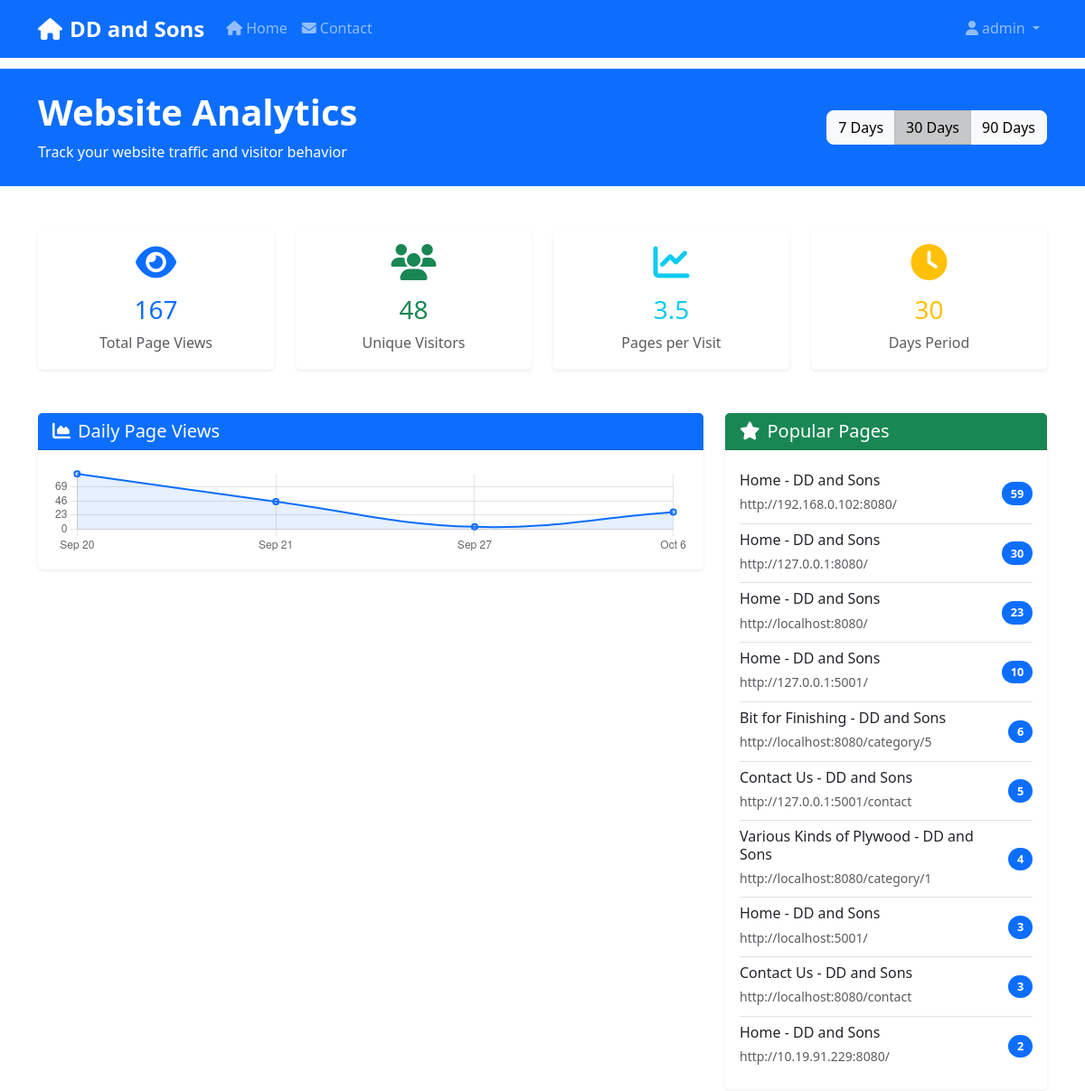
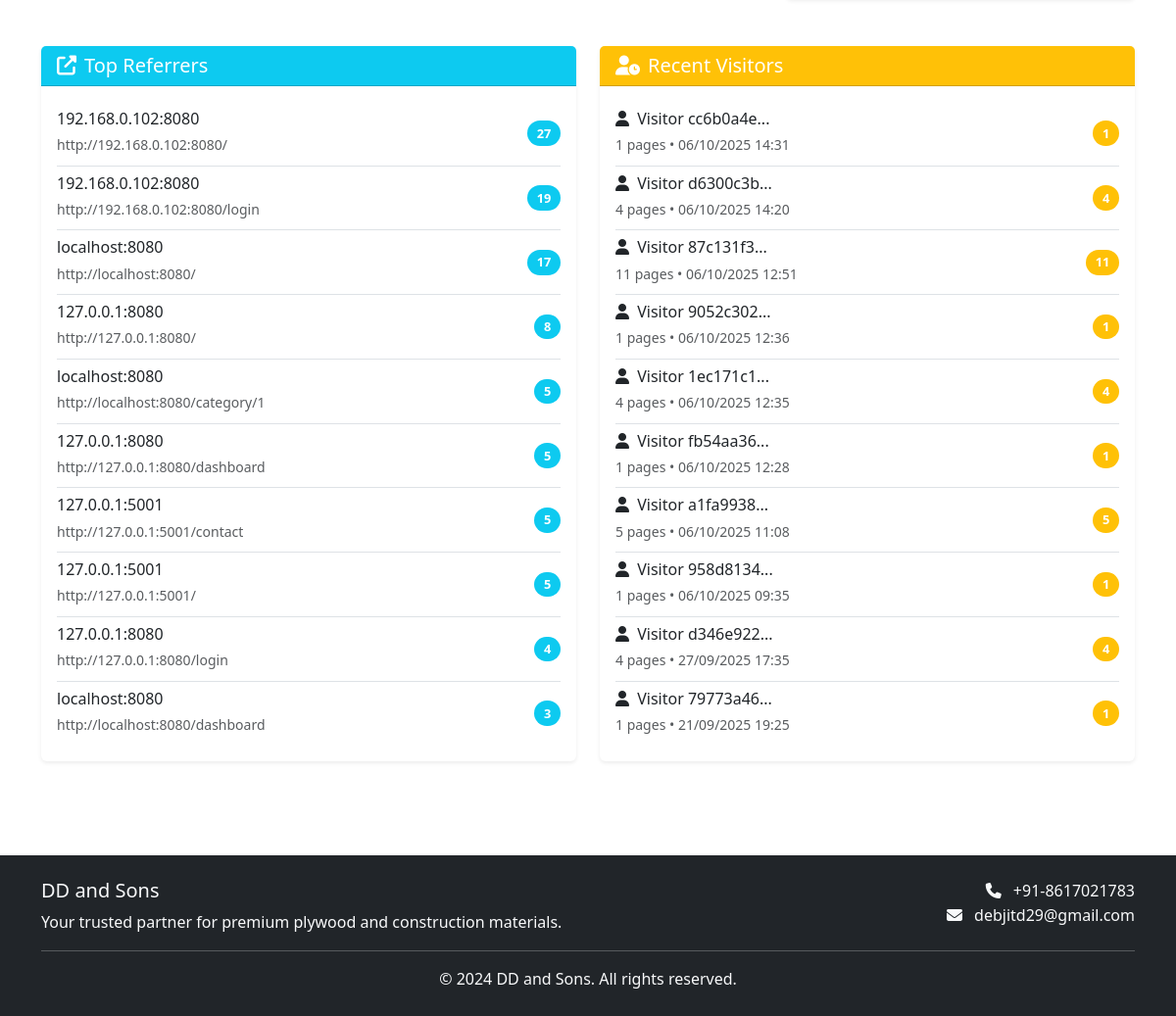
/admin/analytics (signed in), run on the app's committed database (2 pictures, top to bottom).
### app.py (models this page shows)
class PageView(db.Model):
    id = db.Column(db.Integer, primary_key=True)
    page_url = db.Column(db.String(500), nullable=False)
    page_title = db.Column(db.String(200))
    user_agent = db.Column(db.Text)
    ip_address = db.Column(db.String(45))
    referrer = db.Column(db.String(500))
    session_id = db.Column(db.String(100))
    created_at = db.Column(db.DateTime, default=datetime.utcnow)

class VisitorSession(db.Model):
    id = db.Column(db.Integer, primary_key=True)
    session_id = db.Column(db.String(100), unique=True, nullable=False)
    ip_address = db.Column(db.String(45))
    user_agent = db.Column(db.Text)
    first_visit = db.Column(db.DateTime, default=datetime.utcnow)
    last_visit = db.Column(db.DateTime, default=datetime.utcnow)
    page_views = db.Column(db.Integer, default=1)
    is_bot = db.Column(db.Boolean, default=False)
    country = db.Column(db.String(100))
    city = db.Column(db.String(100))

### app.py (the view)
@app.route('/admin/analytics')
@login_required
def analytics():
    days = request.args.get('days', 30, type=int)
    analytics_data = get_analytics_data(days)
    recent_visitors = VisitorSession.query.filter(
        VisitorSession.is_bot == False
    ).order_by(VisitorSession.last_visit.desc()).limit(20).all()
    return render_template('admin/analytics.html',
                         analytics=analytics_data,
                         recent_visitors=recent_visitors,
                         days=days)

### app.py (called while the page is built)
@app.before_request
def log_request_info():
    client_ip = get_client_ip()
    logger.info(f"Request: {request.method} {request.url} from IP: {client_ip}")

@app.after_request
def log_response_info(response):
    client_ip = get_client_ip()
    logger.info(f"Response: {response.status_code} for {request.method} {request.url} from IP: {client_ip}")
    return response

def get_client_ip():
    if request.headers.get('X-Forwarded-For'):
        return request.headers.get('X-Forwarded-For').split(',')[0].strip()
    elif request.headers.get('X-Real-IP'):
        return request.headers.get('X-Real-IP')
    else:
        return request.remote_addr

def login_required(f):
    from functools import wraps
    @wraps(f)
    def decorated_function(*args, **kwargs):
        if 'user_id' not in session:
            logger.warning(f"Unauthorized access attempt to {request.endpoint} from IP: {get_client_ip()}")
            flash('Please log in to access this page.', 'error')
            return redirect(url_for('login'))
        user = User.query.get(session['user_id'])
        if not user:
            logger.warning(f"Session user not found for user_id: {session['user_id']} from IP: {get_client_ip()}")
            session.clear()
            flash('Session expired. Please log in again.', 'error')
            return redirect(url_for('login'))
        return f(*args, **kwargs)
    return decorated_function

### templates/admin/analytics.html (shortened to what this page needs)
{% extends "base.html" %}
{% block content %}
<section class="py-4 bg-primary text-white">
    <div class="container">
        <div class="row align-items-center">
            <div class="col-lg-8">
                <h1 class="display-6 fw-bold mb-2">Website Analytics</h1>
                <p class="mb-0">Track your website traffic and visitor behavior</p>
            </div>
            <div class="col-lg-4 text-lg-end">
                <div class="btn-group" role="group">
                    <a href="{{ url_for('analytics', days=7) }}"
                       class="btn btn-light {{ 'active' if days == 7 else '' }}">7 Days</a>
                    <a href="{{ url_for('analytics', days=30) }}"
                       class="btn btn-light {{ 'active' if days == 30 else '' }}">30 Days</a>
                    <a href="{{ url_for('analytics', days=90) }}"
                       class="btn btn-light {{ 'active' if days == 90 else '' }}">90 Days</a>
                </div>
            </div>
        </div>
    </div>
</section>
<section class="py-5">
    <div class="container">
        <div class="row g-4 mb-5">
            <div class="col-md-3">
                <div class="card text-center border-0 shadow-sm">
                    <div class="card-body">
                        <i class="fas fa-eye text-primary display-6 mb-3"></i>
                        <h3 class="text-primary">{{ analytics.total_views or 0 }}</h3>
                        <p class="text-muted mb-0">Total Page Views</p>
                    </div>
                </div>
            </div>
            <div class="col-md-3">
                <div class="card text-center border-0 shadow-sm">
                    <div class="card-body">
                        <i class="fas fa-users text-success display-6 mb-3"></i>
                        <h3 class="text-success">{{ analytics.unique_visitors or 0 }}</h3>
                        <p class="text-muted mb-0">Unique Visitors</p>
                    </div>
                </div>
            </div>
            <div class="col-md-3">
                <div class="card text-center border-0 shadow-sm">
                    <div class="card-body">
                        <i class="fas fa-chart-line text-info display-6 mb-3"></i>
                        <h3 class="text-info">
                            {% if analytics.unique_visitors > 0 %}
                                {{ "%.1f"|format(analytics.total_views / analytics.unique_visitors) }}
                            {% else %}
                                0
                            {% endif %}
                        </h3>
                        <p class="text-muted mb-0">Pages per Visit</p>
                    </div>
                </div>
            </div>
            <div class="col-md-3">
                <div class="card text-center border-0 shadow-sm">
                    <div class="card-body">
                        <i class="fas fa-clock text-warning display-6 mb-3"></i>
                        <h3 class="text-warning">{{ days }}</h3>
                        <p class="text-muted mb-0">Days Period</p>
                    </div>
                </div>
            </div>
        </div>
        <div class="row g-4">
            <div class="col-lg-8">
                <div class="card border-0 shadow-sm">
                    <div class="card-header bg-primary text-white">
                        <h5 class="mb-0"><i class="fas fa-chart-area me-2"></i>Daily Page Views</h5>
                    </div>
                    <div class="card-body">
                        <canvas id="dailyViewsChart" height="100"></canvas>
                    </div>
                </div>
            </div>
            <div class="col-lg-4">
                <div class="card border-0 shadow-sm">
                    <div class="card-header bg-success text-white">
                        <h5 class="mb-0"><i class="fas fa-star me-2"></i>Popular Pages</h5>
                    </div>
                    <div class="card-body">
                        {% if analytics.popular_pages %}
                        <div class="list-group list-group-flush">
                            {% for page in analytics.popular_pages[:10] %}
                            <div class="list-group-item d-flex justify-content-between align-items-center px-0">
                                <div>
                                    <h6 class="mb-1">{{ page.title or page.url.split('/')[-1] or 'Home' }}</h6>
                                    <small class="text-muted">{{ page.url }}</small>
                                </div>
                                <span class="badge bg-primary rounded-pill">{{ page.views }}</span>
                            </div>
                            {% endfor %}
                        </div>
                        {% else %}
                        <p class="text-muted text-center">No page views recorded</p>
                        {% endif %}
                    </div>
                </div>
            </div>
        </div>
        <div class="row g-4 mt-4">
            <div class="col-lg-6">
                <div class="card border-0 shadow-sm">
                    <div class="card-header bg-info text-white">
                        <h5 class="mb-0"><i class="fas fa-external-link-alt me-2"></i>Top Referrers</h5>
                    </div>
                    <div class="card-body">
                        {% if analytics.referrers %}
                        <div class="list-group list-group-flush">
                            {% for referrer in analytics.referrers[:10] %}
                            <div class="list-group-item d-flex justify-content-between align-items-center px-0">
                                <div>
                                    <h6 class="mb-1">
                                        {% if referrer.referrer.startswith('http') %}
                                            {{ referrer.referrer.split('//')[1].split('/')[0] }}
                                        {% else %}
                                            {{ referrer.referrer }}
                                        {% endif %}
                                    </h6>
                                    <small class="text-muted">{{ referrer.referrer }}</small>
                                </div>
                                <span class="badge bg-info rounded-pill">{{ referrer.count }}</span>
                            </div>
                            {% endfor %}
                        </div>
                        {% else %}
                        <p class="text-muted text-center">No referrers recorded</p>
                        {% endif %}
                    </div>
                </div>
            </div>
            <div class="col-lg-6">
                <div class="card border-0 shadow-sm">
                    <div class="card-header bg-warning text-white">
                        <h5 class="mb-0"><i class="fas fa-user-clock me-2"></i>Recent Visitors</h5>
                    </div>
                    <div class="card-body">
                        {% if recent_visitors %}
                        <div class="list-group list-group-flush">
                            {% for visitor in recent_visitors[:10] %}
                            <div class="list-group-item d-flex justify-content-between align-items-center px-0">
                                <div>
                                    <h6 class="mb-1">
                                        <i class="fas fa-user me-1"></i>
                                        Visitor {{ visitor.session_id[:8] }}...
                                    </h6>
                                    <small class="text-muted">
                                        {{ visitor.page_views }} pages •
                                        {{ visitor.last_visit.strftime('%d/%m/%Y %H:%M') }}
                                    </small>
                                </div>
                                <span class="badge bg-warning rounded-pill">{{ visitor.page_views }}</span>
                            </div>
                            {% endfor %}
                        </div>
                        {% else %}
                        <p class="text-muted text-center">No recent visitors</p>
                        {% endif %}
                    </div>
                </div>
            </div>
        </div>
    </div>
</section>
{% endblock %}
{% block extra_js %}
<script>
document.addEventListener('DOMContentLoaded', function() {
    // Daily Views Chart
    const dailyViewsData = {{ analytics.daily_views | tojson }};
    const labels = dailyViewsData.map(item => {
        const date = new Date(item.date);
        return date.toLocaleDateString('en-US', { month: 'short', day: 'numeric' });
    });
    const views = dailyViewsData.map(item => item.views);
    const ctx = document.getElementById('dailyViewsChart').getContext('2d');
    new Chart(ctx, {
        type: 'line',
        data: {
            labels: labels,
            datasets: [{
                label: 'Page Views',
                data: views,
                borderColor: '#0d6efd',
                backgroundColor: 'rgba(13, 110, 253, 0.1)',
                borderWidth: 2,
                fill: true,
                tension: 0.4
            }]
        },
        options: {
            responsive: true,
            maintainAspectRatio: false,
            scales: {
                y: {
                    beginAtZero: true,
                    ticks: {
                        stepSize: 1
                    }
                }
            },
            plugins: {
                legend: {
                    display: false
                }
            }
        }
    });
    // Auto-refresh data every 5 minutes
    setInterval(function() {
        fetch('/api/analytics?days={{ days }}')
            .then(response => response.json())
            .then(data => {
                // Update the page with new data
                location.reload();
            })
            .catch(error => console.log('Error refreshing analytics:', error));
    }, 300000); // 5 minutes
});
</script>
{% endblock %}

### static/css/style.css (style rules this page uses)
body { font-family: 'Segoe UI', Tahoma, Geneva, Verdana, sans-serif; line-height: 1.6; }
.card { transition: transform 0.3s ease, box-shadow 0.3s ease; border: none; }
.btn { border-radius: 8px; font-weight: 500; transition: all 0.3s ease; }
.badge { font-size: 0.8rem; padding: 0.5em 0.75em; }
.card.text-center .display-6 { font-size: 2.5rem; font-weight: 700; }

### data on the page
PageView: page_title "Home - DD and Sons", url "http://192.168.0.102:8080/", views "59"
PageView: page_title "Home - DD and Sons", url "http://127.0.0.1:8080/", views "30"
PageView: page_title "Home - DD and Sons", url "http://127.0.0.1:5001/", views "10"
VisitorSession: session_id "cc6b0a4e", page_views "1", last_visit "06/10/2025 14:31"
VisitorSession: session_id "d6300c3b", page_views "4", last_visit "06/10/2025 14:20"
VisitorSession: session_id "87c131f3", page_views "11", last_visit "06/10/2025 12:51"
VisitorSession: session_id "9052c302", page_views "1", last_visit "06/10/2025 12:36"
VisitorSession: session_id "1ec171c1", page_views "4", last_visit "06/10/2025 12:35"
VisitorSession: session_id "fb54aa36", page_views "1", last_visit "06/10/2025 12:28"
VisitorSession: session_id "a1fa9938", page_views "5", last_visit "06/10/2025 11:08"
VisitorSession: session_id "958d8134", page_views "1", last_visit "06/10/2025 09:35"
VisitorSession: session_id "d346e922", page_views "4", last_visit "27/09/2025 17:35"
VisitorSession: session_id "79773a46", page_views "1", last_visit "21/09/2025 19:25"

### other printed values
{{ session.username }} "admin"
{{ analytics.total_views or 0 }} "167"
{{ analytics.unique_visitors or 0 }} "48"
{{ "%.1f"|format(analytics.total_views / analytics.unique_visitors) }} "3.5"
{{ days }} "30"
{{ page.title or page.url.split('/')[-1] or 'Home' }} "Home - DD and Sons" "Bit for Finishing - DD and Sons" "Contact Us - DD and Sons" "Various Kinds of Plywood - DD and Sons" "Home - DD and Sons" "Contact Us - DD and Sons" "Home - DD and Sons"
{{ page.url }} "http://localhost:8080/" "http://localhost:8080/category/5" "http://127.0.0.1:5001/contact" "http://localhost:8080/category/1" "http://localhost:5001/" "http://localhost:8080/contact" "http://10.19.91.229:8080/"
{{ page.views }} "23" "6" "5" "4" "3" "3" "2"
{{ referrer.referrer.split('//')[1].split('/')[0] }} "192.168.0.102:8080" "192.168.0.102:8080" "localhost:8080" "127.0.0.1:8080" "localhost:8080" "127.0.0.1:8080" "127.0.0.1:5001" "127.0.0.1:5001" "127.0.0.1:8080" "localhost:8080"
{{ referrer.referrer }} "http://192.168.0.102:8080/" "http://192.168.0.102:8080/login" "http://localhost:8080/" "http://127.0.0.1:8080/" "http://localhost:8080/category/1" "http://127.0.0.1:8080/dashboard" "http://127.0.0.1:5001/contact" "http://127.0.0.1:5001/" "http://127.0.0.1:8080/login" "http://localhost:8080/dashboard"
{{ referrer.count }} "27" "19" "17" "8" "5" "5" "5" "5" "4" "3"
